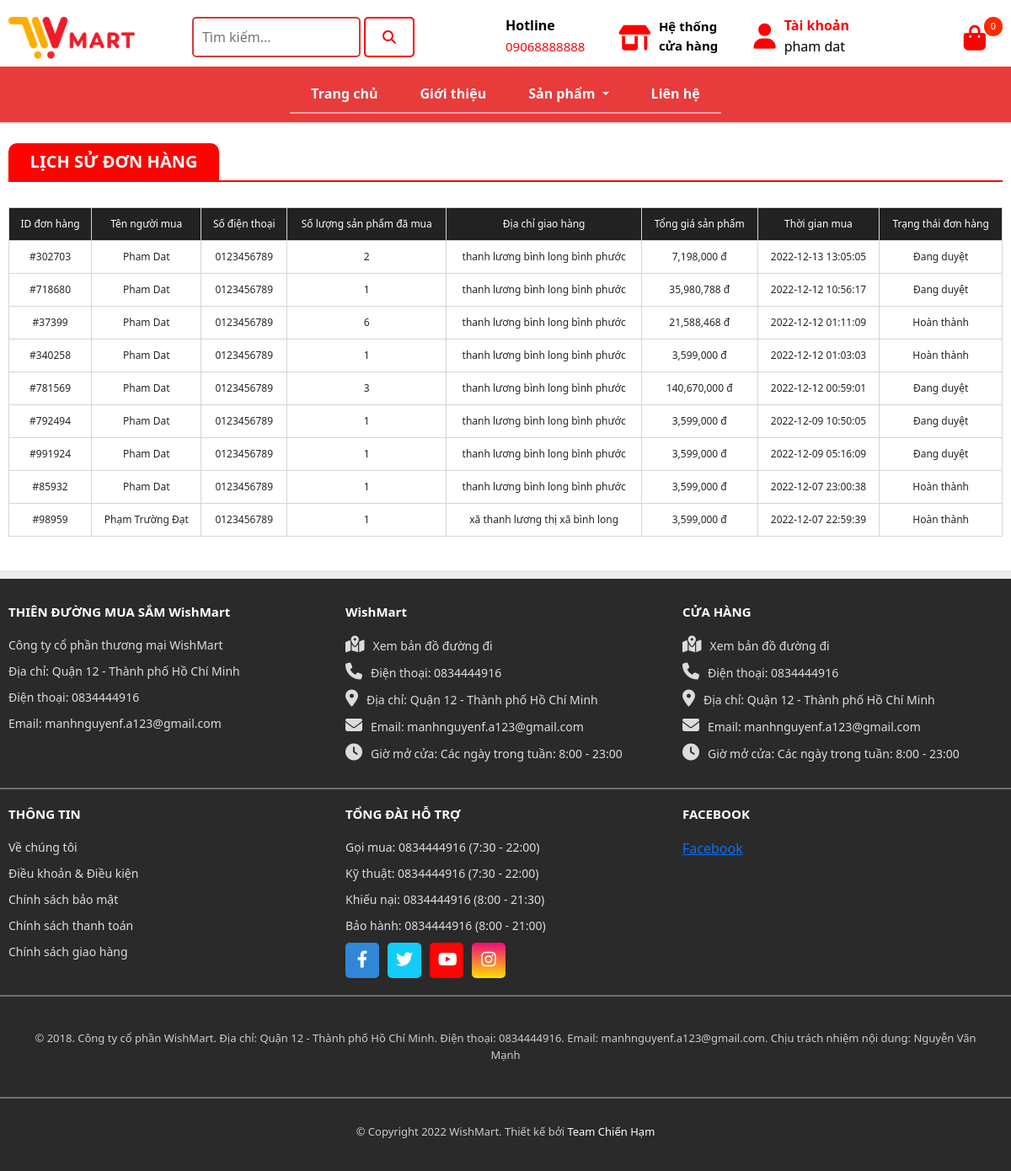
Screenshot of /site/lich-su-don-hang/index.php (signed in) with the database file from the repository.
### tables this page shows
CREATE TABLE `don_hang` (
  `id_dh` int(6) NOT NULL COMMENT 'Mã đơn hàng',
  `ten_nguoi_nhan` varchar(50) NOT NULL COMMENT 'Tên của người nhận',
  `dia_chi` varchar(1000) NOT NULL COMMENT 'Địa chỉ nơi ở của người nhận',
  `email` varchar(100) NOT NULL COMMENT 'Email của khách hàng',
  `sdt` varchar(20) NOT NULL COMMENT 'Số điện thoại của người nhận',
  `ngay_xuat` datetime NOT NULL DEFAULT current_timestamp() COMMENT 'Ngày xuất hóa đơn',
  `ghi_chu` varchar(2000) NOT NULL COMMENT 'Ghi chú của người nhận',
  `phuong_thuc_thanh_toan` varchar(50) NOT NULL COMMENT 'Phương thức thanh toán',
  `trang_thai` varchar(50) NOT NULL COMMENT 'Trạng thái của đơn hàng',
  `id_kh` int(6) DEFAULT NULL COMMENT 'Mã khách hàng'
);

### site/lich-su-don-hang/index.php (called while the page is built, shortened)
<?php
    require_once "../../global.php";
    require_once "../../dao/don-hang.php";
    if (isset($_SESSION['client_user'])) $id_kh = $_SESSION['client_user']['id_kh'];
    else $id_kh = null;
    $items = lich_su_don_hang_select_by_kh($id_kh);
    require_once "../layout.php";
?>

### global.php (called while the page is built, shortened)
<?php
$ROOT_URL = "/web_cong_nghe_all";
$CONTENT_URL = "$ROOT_URL/content";
$SITE_URL = "$ROOT_URL/site";

### dao/pdo.php (called while the page is built, shortened)
<?php
function pdo_get_connection(){
    $dburl = "mysql:host=localhost;dbname=web_cong_nghe_all;charset=utf8";
    $username = 'root';
    $password = '';
    $conn = new PDO($dburl, $username, $password);
    $conn->setAttribute(PDO::ATTR_ERRMODE, PDO::ERRMODE_EXCEPTION);
    return $conn;
}
function pdo_query($sql){
    $sql_args = array_slice(func_get_args(), 1);
    try{
        $conn = pdo_get_connection();
        $stmt = $conn->prepare($sql);
        $stmt->execute($sql_args);
        $rows = $stmt->fetchAll();
        return $rows;
    }
    catch(PDOException $e){
        throw $e;
    }
    finally{
        unset($conn);
    }
}

### dao/don-hang.php (called while the page is built, shortened)
<?php
require_once 'pdo.php';
function gio_hang_select_by_id_kh($id_kh){
    $sql = "SELECT dhct.id_sp,dhct.so_luong,dhct.hinh,dhct.don_gia,dhct.ten_sp,sp.so_luong as so_luong_max,dhct.id_dh,dhct.id_kh,dhct.id_dhct From don_hang_chi_tiet dhct LEFT JOIN khach_hang kh on kh.id_kh = dhct.id_kh JOIN san_pham sp  ON sp.id_sp = dhct.id_sp GROUP BY dhct.id_dhct HAVING dhct.id_dh is null and dhct.id_kh is not null and dhct.id_kh=?";
    return pdo_query($sql,$id_kh);
}
function lich_su_don_hang_select_by_kh($id_kh){
    $sql = "SELECT dh.id_dh,dh.id_kh, dh.ten_nguoi_nhan,dh.sdt, dh.dia_chi,dh.ngay_xuat,dh.trang_thai, dhct.id_dh, SUM(dhct.so_luong) AS tong_so_luong,SUM(dhct.so_luong*dhct.don_gia) as tong_tien  FROM don_hang dh JOIN don_hang_chi_tiet dhct on dh.id_dh = dhct.id_dh GROUP by dh.id_dh HAVING dh.id_kh = ? and dhct.id_dh is not null ORDER by ngay_xuat DESC";
    return pdo_query($sql,$id_kh);
}

### site/lich-su-don-hang/ls-don-hang.php (the view, shortened to what this page needs)
<div class="lichsudonhang">
    <div class="tieude">
        <h2>LỊCH SỬ ĐƠN HÀNG</h2>
    </div>
    <div class="banglsdonhang">
        <table>
            <tr>
                <th>ID đơn hàng</th>
                <th>Tên người mua</th>
                <th>Số điện thoại</th>
                <th>Số lượng sản phẩm đã mua</th>
                <th>Địa chỉ giao hàng</th>
                <th>Tổng giá sản phẩm</th>
                <th>Thời gian mua</th>
                <th>Trạng thái đơn hàng</th>
            </tr>
            <?php foreach ($items as $item) {
                extract($item);
            ?>
            <tr>
                <td>#<?=$id_dh?></td>
                <td><?=$ten_nguoi_nhan?></td>
                <td><?=$sdt?></td>
                <td><?=$tong_so_luong?></td>
                <td><?=$dia_chi?></td>
                <td><?=number_format($tong_tien)?> đ</td>
                <td><?=$ngay_xuat?></td>
                <td><?=$trang_thai?></td>
            </tr>
        <?php }?>
        </table>
    </div>
 </div>

### site/layout.php (shortened to what this page needs)
<!DOCTYPE html>
<html lang="en">
<head>
    <link rel="stylesheet" href="<?=$CONTENT_URL?>/css/style_client.css">
    <link href="<?=$CONTENT_URL?>/css/bootstrap.client.min.css" rel="stylesheet" >
    <link rel="stylesheet" href="<?=$CONTENT_URL?>/fontawesome/css/all.min.css">
</head>
<body>
  <div class="trang_chinh">
  <div class="header_chinh">
  <div class="header1">
    <div class="header2">
    <div class="logo">
      <a href="<?=$SITE_URL?>/trang-chinh">
        <img src="<?=$CONTENT_URL?>/images/products/logo.png" width="150px">
      </a>
    </div>
    <div class="timkiem">
      <form class="search-bar">
        <input type="search" name="search" placeholder="Tìm kiếm..." pattern=".*\S.*" required id="timkiem">
        <button class="search-btn" type="submit">
          <span><i class="fa-solid fa-magnifying-glass"></i></span>
        </button>
      </form>
    </div>
    <div class="hotline">
      <div class="iconphone">
        <i class="fa-solid fa-phone"></i>
      </div>
      <div class="hotline1">
        <p>Hotline</p>
        <a href="tel:09068888888"><h6>09068888888</h6></a>
      </div>
    </div>
    <div class="hethongcuahang">
      <a href="<?=$SITE_URL?>/lien-he"><i class="fa-solid fa-shop"></i><p>Hệ thống cửa hàng</p></a>
    </div>
    <div class="taikhoan">
      <div class="icontaikhoan">
        <i class="fa-solid fa-user"></i>
      </div>
      <div class="taikhoan1">
        <p>Tài khoản</p>
        <?php
          if (isset($_SESSION['client_user']))
          {
            $client_cart = gio_hang_select_by_id_kh($_SESSION['client_user']['id_kh']);
            echo' <h6>'.$_SESSION['client_user']['ten_kh'].'<h6>';
          }
          else {
            echo '<a href="'.$SITE_URL.'/dang-nhap"><h6>Đăng nhập</h6></a>';
            if (!isset($_SESSION['cart'])) $_SESSION['cart']=array();
            $client_cart = $_SESSION['cart'];
          }
        ?>
      </div>
    </div>
    <div class="tienich">
        <div class="dropdown">
          <button class="dropbtn"><a href="<?=$SITE_URL?>/gio-hang/"><i class="fa-solid fa-bag-shopping"></i></a>
            <p>
              <?php
                echo count($client_cart);
              ?>
            </p>
          </button>
        </div>
    </div>
    </div>
  </div>
    <div class="header">
        <nav class="navbar navbar-expand-lg navbar-light bg-light">
            <div class="container-fluid">
              <div class="collapse navbar-collapse" id="navbarSupportedContent">
                <ul class="navbar-nav me-auto mb-2 mb-lg-0">
                  <li class="nav-item">
                    <a class="nav-link" aria-current="page" href="<?=$SITE_URL?>/trang-chinh">Trang chủ</a>
                  </li>
                  <li class="nav-item">
                    <a class="nav-link" href="<?=$SITE_URL?>/gioi-thieu">Giới thiệu</a>
                  </li>
                  <li class="nav-item dropdown">
                    <a class="nav-link dropdown-toggle" href="#" id="navbarDropdown" role="button" data-bs-toggle="dropdown" aria-expanded="false">
                      Sản phẩm
                    </a>
                  </li>
                  <li class="nav-item">
                    <a class="nav-link" href="<?=$SITE_URL?>/lien-he">Liên hệ</a>
                  </li>
                </ul>
              </div>
            </div>
          </nav>
    </div>
  </div>
    <?php
        require_once $VIEW_NAME;
    ?>
  <footer>
    <div class="footer">
      <div class="footer1">
      <div class="thongtin1 col-md-4">
        <h2>THIÊN ĐƯỜNG MUA SẮM WishMart</h2>
        <p>Công ty cổ phần thương mại WishMart</p>
        <p>Địa chỉ: Quận 12 - Thành phố Hồ Chí Minh</p>
      <p>Điện thoại: <a href="tel:+84123456789">0834444916</a></p>
      <p>Email: <a href="mailto:manhnguyenf.a123@gmail.com">manhnguyenf.a123@gmail.com</a></p>
      </div>
      <div class="thongtin1 col-md-4">
        <h2>WishMart</h2>
        <p><a href="<?=$SITE_URL?>/lien-he"><i class="fa-solid fa-map-location-dot"></i>Xem bản đồ đường đi</a></p>
        <p><i class="fa-solid fa-phone"></i>Điện thoại: <a href="tel:+84834444916">0834444916</a></p>
        <p><i class="fa-solid fa-location-dot"></i>Địa chỉ: Quận 12 - Thành phố Hồ Chí Minh</p>
        <p><i class="fa-solid fa-envelope"></i>Email: <a href="mailto:manhnguyenf.a123@gmail.com">manhnguyenf.a123@gmail.com</a></p>
        <p><i class="fa-solid fa-clock"></i>Giờ mở cửa: Các ngày trong tuần: 8:00 - 23:00</p>
      </div>
      <div class="thongtin1 col-md-4">
        <h2>CỬA HÀNG</h2>
        <p><a href="<?=$SITE_URL?>/lien-he"><i class="fa-solid fa-map-location-dot"></i>Xem bản đồ đường đi</a></p>
        <p><i class="fa-solid fa-phone"></i>Điện thoại: <a href="tel:+84834444916">0834444916</a></p>
        <p><i class="fa-solid fa-location-dot"></i>Địa chỉ: Quận 12 - Thành phố Hồ Chí Minh</p>
        <p><i class="fa-solid fa-envelope"></i>Email: <a href="mailto:manhnguyenf.a123@gmail.com">manhnguyenf.a123@gmail.com</a></p>
        <p><i class="fa-solid fa-clock"></i>Giờ mở cửa: Các ngày trong tuần: 8:00 - 23:00</p>
      </div>
    </div>
    <div class="footer1">
      <div class="thongtin1 col-md-4">
        <h2>THÔNG TIN</h2>
        <p><a href="#">Về chúng tôi</a></p>
        <p><a href="#">Điều khoản & Điều kiện</a></p>
        <p><a href="#">Chính sách bảo mật</a></p>
        <p><a href="#">Chính sách thanh toán</a></p>
        <p><a href="#">Chính sách giao hàng</a></p>
      </div>
      <div class="thongtin1 col-md-4">
        <h2>TỔNG ĐÀI HỖ TRỢ</h2>
        <p><a href="tel:+84123456789">Gọi mua: 0834444916 (7:30 - 22:00)</a></p>
        <p><a href="tel:+84123456789">Kỹ thuật: 0834444916 (7:30 - 22:00)</a></p>
        <p><a href="tel:+84123456789">Khiếu nại: 0834444916 (8:00 - 21:30)</a></p>
        <p><a href="tel:+84123456789">Bảo hành: 0834444916 (8:00 - 21:00)</a></p>
        <div class="mangxahoi">
          <div class="mangxahoi1">
            <div class="facebook">
        <p><a href="#"><i class="fa-brands fa-facebook-f"></i></a></p>
            </div>
            <div class="twitter">
        <p><a href="#"><i class="fa-brands fa-twitter"></i></a></p>
            </div>
            <div class="youtube">
        <p><a href="#"><i class="fa-brands fa-youtube"></i></a></p>
            </div>
            <div class="instagram">
        <p><a href="#"><i class="fa-brands fa-instagram"></i></a></p>
            </div>
        </div>
        </div>
      </div>
      <div class="thongtin1 col-md-4">
        <h2>FACEBOOK</h2>
        <div class="fb-page" data-href="https://www.facebook.com/facebook" data-tabs="timeline" data-width="300" data-height="200" data-small-header="false" data-adapt-container-width="true" data-hide-cover="false" data-show-facepile="true"><blockquote cite="https://www.facebook.com/facebook" class="fb-xfbml-parse-ignore"><a href="https://www.facebook.com/facebook">Facebook</a></blockquote></div>
      </div>
    </div>
    <div class="chungchicongty">
      <p>© 2018. Công ty cổ phần WishMart. Địa chỉ: Quận 12 - Thành phố Hồ Chí Minh. Điện thoại: 0834444916. Email: manhnguyenf.a123@gmail.com. Chịu trách nhiệm nội dung: Nguyễn Văn Mạnh</p>
    </div>
    <div class="nguoitao">
      <p>© Copyright 2022 WishMart. Thiết kế bởi <a href="#">Team Chiến Hạm</a></p>
    </div>
    </div>
  </footer>
  </div>
</body>
</html>

### site/lich-su-don-hang/ls-don-hang.php (style rules this page uses)
.lichsudonhang { padding-top: 140px; background-color: #fff; padding-bottom: 10px; max-width: 1200px; margin: auto; }
.lichsudonhang .tieude { border-bottom: 2px solid #ff0202; margin: 30px 10px; }
.lichsudonhang .tieude h2 { background-color: #ff0202; color: #fff; font-size: 20px; padding: 10px; width: 250px; text-align: center; font-weight: 700; border-top-left-radius: 10px; border-top-right-radius: 10px; margin-bottom: 0px; }
.lichsudonhang .banglsdonhang { margin: 30px 10px; overflow: auto; }
.lichsudonhang .banglsdonhang table { width: 1180px; }
.lichsudonhang .banglsdonhang table tr th, .lichsudonhang .banglsdonhang table tr td { border: 1px solid rgb(213, 213, 213); padding: 10px 10px; text-align: center; font-size: 12px; }
.lichsudonhang .banglsdonhang table tr th { font-weight: 500; color: #fff; background-color: rgb(34, 34, 34); }

### rows the page displays
don_hang: id_dh "302703", ten_nguoi_nhan "Pham Dat", sdt "0123456789", tong_so_luong "2", dia_chi "thanh lương bình long bình phước", tong_tien "7,198,000", ngay_xuat "2022-12-13 13:05:05", trang_thai "Đang duyệt"
don_hang: id_dh "718680", ten_nguoi_nhan "Pham Dat", sdt "0123456789", tong_so_luong "1", dia_chi "thanh lương bình long bình phước", tong_tien "35,980,788", ngay_xuat "2022-12-12 10:56:17", trang_thai "Đang duyệt"
don_hang: id_dh "37399", ten_nguoi_nhan "Pham Dat", sdt "0123456789", tong_so_luong "6", dia_chi "thanh lương bình long bình phước", tong_tien "21,588,468", ngay_xuat "2022-12-12 01:11:09", trang_thai "Hoàn thành"
don_hang: id_dh "340258", ten_nguoi_nhan "Pham Dat", sdt "0123456789", tong_so_luong "1", dia_chi "thanh lương bình long bình phước", tong_tien "3,599,000", ngay_xuat "2022-12-12 01:03:03", trang_thai "Hoàn thành"
don_hang: id_dh "781569", ten_nguoi_nhan "Pham Dat", sdt "0123456789", tong_so_luong "3", dia_chi "thanh lương bình long bình phước", tong_tien "140,670,000", ngay_xuat "2022-12-12 00:59:01", trang_thai "Đang duyệt"
don_hang: id_dh "792494", ten_nguoi_nhan "Pham Dat", sdt "0123456789", tong_so_luong "1", dia_chi "thanh lương bình long bình phước", tong_tien "3,599,000", ngay_xuat "2022-12-09 10:50:05", trang_thai "Đang duyệt"
don_hang: id_dh "991924", ten_nguoi_nhan "Pham Dat", sdt "0123456789", tong_so_luong "1", dia_chi "thanh lương bình long bình phước", tong_tien "3,599,000", ngay_xuat "2022-12-09 05:16:09", trang_thai "Đang duyệt"
don_hang: id_dh "85932", ten_nguoi_nhan "Pham Dat", sdt "0123456789", tong_so_luong "1", dia_chi "thanh lương bình long bình phước", tong_tien "3,599,000", ngay_xuat "2022-12-07 23:00:38", trang_thai "Hoàn thành"
don_hang: id_dh "98959", ten_nguoi_nhan "Phạm Trường Đạt", sdt "0123456789", tong_so_luong "1", dia_chi "xã thanh lương thị xã bình long", tong_tien "3,599,000", ngay_xuat "2022-12-07 22:59:39", trang_thai "Hoàn thành"

### other values shown
$_SESSION['client_user']['ten_kh'] "pham dat"
count($client_cart) "0"
